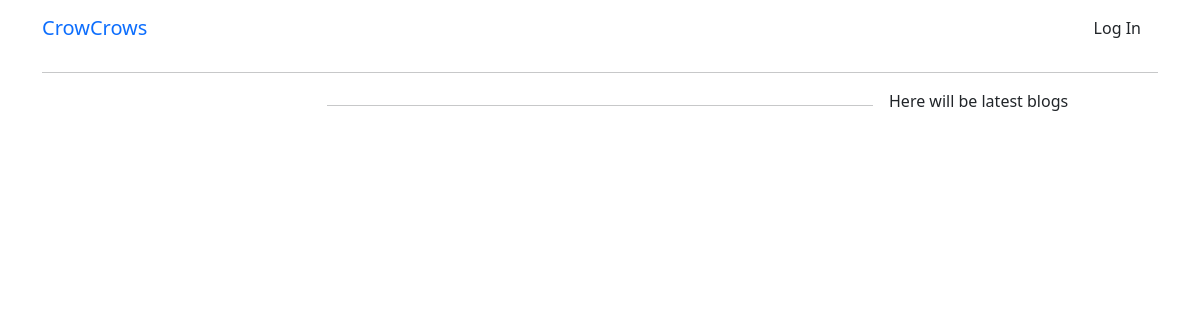
/blog/, run on an earlier commit of the app's database.
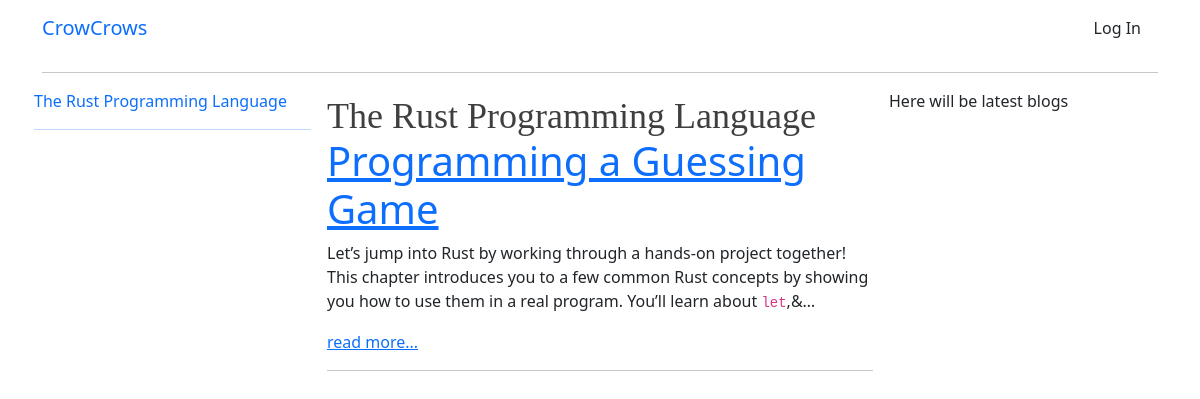
And on a later commit of the database.
### blog/models.py (models this page shows, shortened)
class Article(models.Model):
    title = models.CharField(max_length=128, default='')
    published_on = models.DateTimeField(null=True, blank=True)
    content = RichTextUploadingField()
    image = models.ImageField(upload_to='images', blank=True, null=True)
    hide = models.BooleanField(default=False)
    published = models.BooleanField(default=False)
    slug = models.SlugField(max_length=128, unique=True, blank=True, null=True)
    created_by = models.ForeignKey(to=Author, on_delete=models.DO_NOTHING, related_name='author')
    approved_by = models.OneToOneField(to=Editor, on_delete=models.DO_NOTHING, null=True, blank=True, related_name='approved_by')
    approved_on = models.DateTimeField(null=True, blank=True)
    created_on = models.DateTimeField(auto_now=True)
    updated_on = models.DateTimeField(auto_now_add=True)

### blog/views.py (the view)
# urls.py: path('', views.home, name='home')
def home(request):
    art = Article.objects.all()
    return render(request,'base/home.html', {"article": art})

### crowapp/templates/base/home.html (shortened to what this page needs)
{% extends 'base/index.html' %}
{% block articles %}
    <aside class="col-3 px-1">
        {% for a in article %} <a style="text-decoration:none;" href={%url 'article' a.slug %}>{{a.title}}<hr/></a>{% endfor %}
    </aside>
    <article class="col-6">
        {% for a in article %}
            <div class="short-article">
                {% if not a.hide %}
                    <h2 class="article-title" >
                        <span style="font-family: Georgia, serif; font-size: 36px;">{{a.title}}</span>
                    </h2>
                    {% if a.content|safe|length >= 100 %}
                        {{a.content|truncatechars_html:250| safe}}
                        <a href={%url 'article' a.slug %}>read more...</a>
                    {% endif %}
                {% endif %}
            </div>
        {% endfor %}
        <hr/>
    </article>
    <aside class="col-3 px-1">
        Here will be latest blogs
    </aside>
{% endblock articles %}

### crowapp/templates/base/index.html (shortened to what this page needs)
{% load static %}
<!DOCTYPE html>
<html lang="en">
  <head>
    <link
      rel="stylesheet"
      href="https://unpkg.com/@highlightjs/cdn-assets@11.9.0/styles/default.min.css"
    />
    <link
      href="https://cdn.jsdelivr.net/npm/bootstrap@5.0.2/dist/css/bootstrap.min.css"
      rel="stylesheet"
    />
    <link rel="stylesheet" href="../static/css/styles.css" />
  </head>
  <body>
    <div class="container mx-auto">
      {% include 'base/nav.html' %}
      <div class="main-content row">
        {% block articles %}{% endblock articles %}
      </div>
    </div>
  </body>
</html>

### crowapp/templates/base/nav.html
{% block navbar %}
<nav class="navbar mb-2">
    <a href="/" class="navbar-brand">CrowCrows</a>
    {% if user.is_authenticated %}
        <div class="d-flex row-reverse">
            <a href="/" class="btn mx-1">Account</a>
            <a href={% url 'logout' %} class="btn mx-1">Logout-></a>
        </div>
    {% else %}<a href={% url 'login' %} class="btn mx-1">Log In</a>
    {% endif %}
</nav><hr/>
{% endblock navbar %}

### crowapp/static/css/styles.css (style rules this page uses)
.article-title { margin: 0px; padding: 0px; border: 0px; font-style: normal; font-variant-ligatures: normal; font-variant-caps: normal; font-variant-numeric: inherit; font-variant-east-asian: inherit; font-weight: 500; font-stretch: inherit; font-size: 2.75rem; line-height: 1.09091; font-family: ReithSerif, Helvetica, Arial, freesans, sans-serif; vertical-align: baseline; color: #3f3f42; letter-spacing: normal; orphans: 2; text-align: start; text-indent: 0px; text-transform: none; white-space: normal; widows: 2; word-spacing: 0px; -webkit-text-stroke-width: 0px; background-color: #ffffff; text-decoration-style: initial; text-decoration-color: initial; }
.main-content { display: flex; }
.short-article { display: flex; flex-direction: column; }

What changed in the data, as far as the page shows it:
added Article: title "The Rust Programming Language", content "Programming a Guessing Game Let’s jump into Rust by working through a hands-on project together! This chapter introduces you to a few common Rust concepts by showing you how to use them in a real program. You’ll learn about let ,&…"
